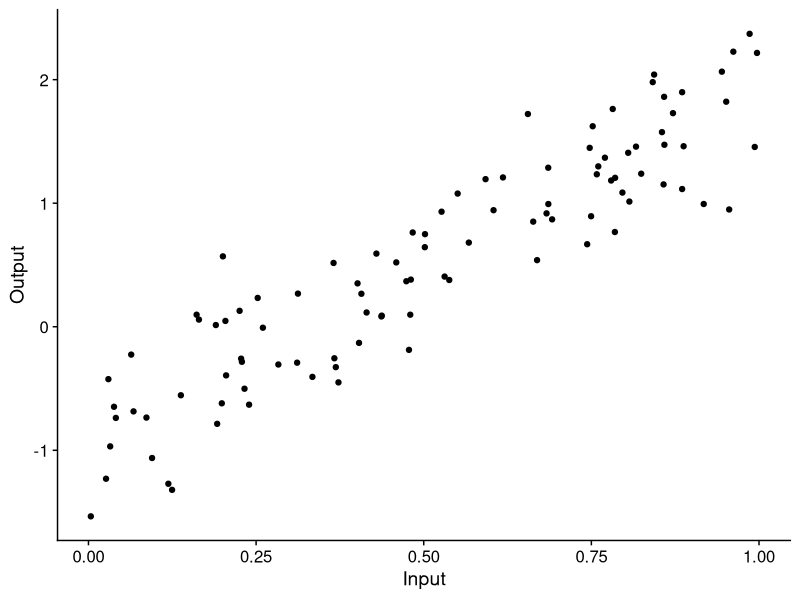
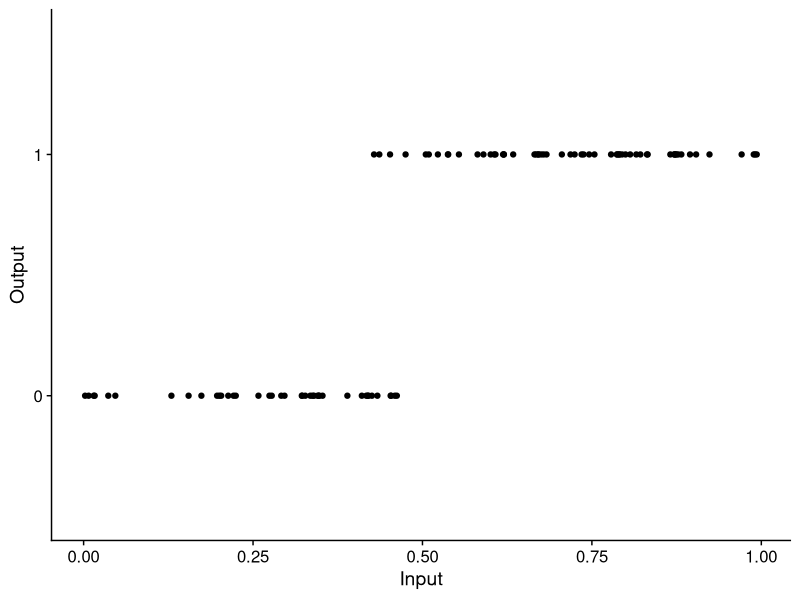

These figures' R source, in order:
## ---- chunk 1
suppressPackageStartupMessages({
  library(tidyverse)
})

theme_set(cowplot::theme_cowplot())
## ---- chunk 2
df <- tibble(
  Input = runif(100),
  Output = 3 * Input - 1 + rnorm(100, 0, 0.4)
)

ggplot(df, aes(x = Input, y = Output)) +
  geom_point() 
## ---- chunk 3
sigmoid <- function(x) {
  1 / (1 + exp(-x))
}

df <- tibble(
  Input = runif(100),
  Output = as.factor(round(sigmoid(5 * (Input-0.5)) + rnorm(100, sd=0.05)))
)

ggplot(df, aes(x = Input, y = Output)) +
  geom_point() +
  scale_y_discrete()
